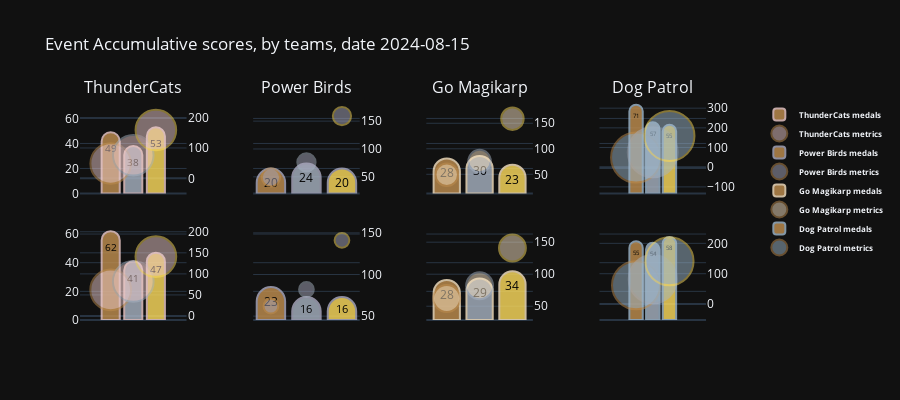

The code cell stored with this chart in its notebook:
### Code cell
# scatter bubbles at 70% of its size
score_figure(df_eventteams_scores, 'accumulative', legend=True, scale=7, scatter_opacity = 0.7)

### Figure 1 — Plotly figure (JSON) as saved in the notebook; plotly's stock layout.template omitted (floating-point values rounded to 4 significant figures)
{"data": [{"customdata": [[49, "bronze", 49], [38, "silver", 76], [53, "gold", 159]], "hovertemplate": "<br><i>Total medals</i>: %{customdata[0]} %{customdata[1]}<br><i>Medal score</i>: %{customdata[2]} points", "legendgroup": "ThunderCats bar", "marker": {"color": ["rgb(194, 144, 80)", "rgb(169, 180, 195)", "rgb(255, 222, 94)", "rgb(0, 0, 0)"], "line": {"color": "rgb(240,205,204)", "width": 2}}, "name": "<b>ThunderCats medals</b>", "opacity": 0.8, "showlegend": true, "text": [49, 38, 53], "textangle": 0, "textfont": {"color": "black"}, "textposition": "inside", "type": "bar", "x": ["Bronze", "Silver", "Gold"], "xaxis": "x", "y": [49, 38, 53], "yaxis": "y"}, {"customdata": [[35, 76.09, 184, 284], [27, 76.09, 184, 284], [37, 76.09, 184, 284]], "hovertemplate": "<br><i>Medal distribution</i>: %{customdata[0]}%<br><i>Participation</i>: %{customdata[1]}%<br><i>Team players</i>: %{customdata[2]}<br><br><b>Team Score</b>: %{customdata[3]}", "legendgroup": "ThunderCats scatter", "marker": {"color": "rgb(240,205,204)", "line": {"color": ["rgb(194, 144, 80)", "rgb(169, 180, 195)", "rgb(255, 222, 94)"], "width": 2}, "size": [40.57, 40.57, 40.57]}, "mode": "markers", "name": "<b>ThunderCats metrics</b>", "opacity": 0.7, "showlegend": true, "type": "scatter", "x": ["Bronze", "Silver", "Gold"], "xaxis": "x", "y": [49, 76, 159], "yaxis": "y2"}, {"customdata": [[20, "bronze", 20], [24, "silver", 48], [20, "gold", 60]], "hovertemplate": "<br><i>Total medals</i>: %{customdata[0]} %{customdata[1]}<br><i>Medal score</i>: %{customdata[2]} points", "legendgroup": "Power Birds bar", "marker": {"color": ["rgb(194, 144, 80)", "rgb(169, 180, 195)", "rgb(255, 222, 94)", "rgb(0, 0, 0)"], "line": {"color": "rgb(173,172,194)", "width": 2}}, "name": "<b>Power Birds medals</b>", "opacity": 0.8, "showlegend": true, "text": [20, 24, 20], "textangle": 0, "textfont": {"color": "black"}, "textposition": "inside", "type": "bar", "x": ["Bronze", "Silver", "Gold"], "xaxis": "x2", "y": [20, 24, 20], "yaxis": "y3"}, {"customdata": [[31, 79.01, 81, 128], [37, 79.01, 81, 128], [31, 79.01, 81, 128]], "hovertemplate": "<br><i>Medal distribution</i>: %{customdata[0]}%<br><i>Participation</i>: %{customdata[1]}%<br><i>Team players</i>: %{customdata[2]}<br><br><b>Team Score</b>: %{customdata[3]}", "legendgroup": "Power Birds scatter", "marker": {"color": "rgb(173,172,194)", "line": {"color": ["rgb(194, 144, 80)", "rgb(169, 180, 195)", "rgb(255, 222, 94)"], "width": 2}, "size": [18.29, 18.29, 18.29]}, "mode": "markers", "name": "<b>Power Birds metrics</b>", "opacity": 0.7, "showlegend": true, "type": "scatter", "x": ["Bronze", "Silver", "Gold"], "xaxis": "x2", "y": [49, 76, 159], "yaxis": "y4"}, {"customdata": [[28, "bronze", 28], [30, "silver", 60], [23, "gold", 69]], "hovertemplate": "<br><i>Total medals</i>: %{customdata[0]} %{customdata[1]}<br><i>Medal score</i>: %{customdata[2]} points", "legendgroup": "Go Magikarp bar", "marker": {"color": ["rgb(194, 144, 80)", "rgb(169, 180, 195)", "rgb(255, 222, 94)", "rgb(0, 0, 0)"], "line": {"color": "rgb(251,230,197)", "width": 2}}, "name": "<b>Go Magikarp medals</b>", "opacity": 0.8, "showlegend": true, "text": [28, 30, 23], "textangle": 0, "textfont": {"color": "black"}, "textposition": "inside", "type": "bar", "x": ["Bronze", "Silver", "Gold"], "xaxis": "x3", "y": [28, 30, 23], "yaxis": "y5"}, {"customdata": [[34, 73.64, 110, 157], [37, 73.64, 110, 157], [28, 73.64, 110, 157]], "hovertemplate": "<br><i>Medal distribution</i>: %{customdata[0]}%<br><i>Participation</i>: %{customdata[1]}%<br><i>Team players</i>: %{customdata[2]}<br><br><b>Team Score</b>: %{customdata[3]}", "legendgroup": "Go Magikarp scatter", "marker": {"color": "rgb(251,230,197)", "line": {"color": ["rgb(194, 144, 80)", "rgb(169, 180, 195)", "rgb(255, 222, 94)"], "width": 2}, "size": [22.43, 22.43, 22.43]}, "mode": "markers", "name": "<b>Go Magikarp metrics</b>", "opacity": 0.7, "showlegend": true, "type": "scatter", "x": ["Bronze", "Silver", "Gold"], "xaxis": "x3", "y": [49, 76, 159], "yaxis": "y6"}, {"customdata": [[71, "bronze", 71], [57, "silver", 114], [55, "gold", 165]], "hovertemplate": "<br><i>Total medals</i>: %{customdata[0]} %{customdata[1]}<br><i>Medal score</i>: %{customdata[2]} points", "legendgroup": "Dog Patrol bar", "marker": {"color": ["rgb(194, 144, 80)", "rgb(169, 180, 195)", "rgb(255, 222, 94)", "rgb(0, 0, 0)"], "line": {"color": "rgb(160,185,205)", "width": 2}}, "name": "<b>Dog Patrol medals</b>", "opacity": 0.8, "showlegend": true, "text": [71, 57, 55], "textangle": 0, "textfont": {"color": "black"}, "textposition": "inside", "type": "bar", "x": ["Bronze", "Silver", "Gold"], "xaxis": "x4", "y": [71, 57, 55], "yaxis": "y7"}, {"customdata": [[38, 77.54, 236, 350], [31, 77.54, 236, 350], [30, 77.54, 236, 350]], "hovertemplate": "<br><i>Medal distribution</i>: %{customdata[0]}%<br><i>Participation</i>: %{customdata[1]}%<br><i>Team players</i>: %{customdata[2]}<br><br><b>Team Score</b>: %{customdata[3]}", "legendgroup": "Dog Patrol scatter", "marker": {"color": "rgb(160,185,205)", "line": {"color": ["rgb(194, 144, 80)", "rgb(169, 180, 195)", "rgb(255, 222, 94)"], "width": 2}, "size": [50, 50, 50]}, "mode": "markers", "name": "<b>Dog Patrol metrics</b>", "opacity": 0.7, "showlegend": true, "type": "scatter", "x": ["Bronze", "Silver", "Gold"], "xaxis": "x4", "y": [49, 76, 159], "yaxis": "y8"}, {"customdata": [[62, "bronze", 62], [41, "silver", 82], [47, "gold", 141]], "hovertemplate": "<br><i>Total medals</i>: %{customdata[0]} %{customdata[1]}<br><i>Medal score</i>: %{customdata[2]} points", "legendgroup": "ThunderCats bar", "marker": {"color": ["rgb(194, 144, 80)", "rgb(169, 180, 195)", "rgb(255, 222, 94)", "rgb(0, 0, 0)"], "line": {"color": "rgb(240,205,204)", "width": 2}}, "name": "<b>ThunderCats medals</b>", "opacity": 0.8, "showlegend": false, "text": [62, 41, 47], "textangle": 0, "textfont": {"color": "black"}, "textposition": "inside", "type": "bar", "x": ["Bronze", "Silver", "Gold"], "xaxis": "x5", "y": [62, 41, 47], "yaxis": "y9"}, {"customdata": [[41, 81.52, 184, 285], [27, 81.52, 184, 285], [31, 81.52, 184, 285]], "hovertemplate": "<br><i>Medal distribution</i>: %{customdata[0]}%<br><i>Participation</i>: %{customdata[1]}%<br><i>Team players</i>: %{customdata[2]}<br><br><b>Team Score</b>: %{customdata[3]}", "legendgroup": "ThunderCats scatter", "marker": {"color": "rgb(240,205,204)", "line": {"color": ["rgb(194, 144, 80)", "rgb(169, 180, 195)", "rgb(255, 222, 94)"], "width": 2}, "size": [40.71, 40.71, 40.71]}, "mode": "markers", "name": "<b>ThunderCats metrics</b>", "opacity": 0.7, "showlegend": false, "type": "scatter", "x": ["Bronze", "Silver", "Gold"], "xaxis": "x5", "y": [62, 82, 141], "yaxis": "y10"}, {"customdata": [[23, "bronze", 23], [16, "silver", 32], [16, "gold", 48]], "hovertemplate": "<br><i>Total medals</i>: %{customdata[0]} %{customdata[1]}<br><i>Medal score</i>: %{customdata[2]} points", "legendgroup": "Power Birds bar", "marker": {"color": ["rgb(194, 144, 80)", "rgb(169, 180, 195)", "rgb(255, 222, 94)", "rgb(0, 0, 0)"], "line": {"color": "rgb(173,172,194)", "width": 2}}, "name": "<b>Power Birds medals</b>", "opacity": 0.8, "showlegend": false, "text": [23, 16, 16], "textangle": 0, "textfont": {"color": "black"}, "textposition": "inside", "type": "bar", "x": ["Bronze", "Silver", "Gold"], "xaxis": "x6", "y": [23, 16, 16], "yaxis": "y11"}, {"customdata": [[41, 67.9, 81, 103], [29, 67.9, 81, 103], [29, 67.9, 81, 103]], "hovertemplate": "<br><i>Medal distribution</i>: %{customdata[0]}%<br><i>Participation</i>: %{customdata[1]}%<br><i>Team players</i>: %{customdata[2]}<br><br><b>Team Score</b>: %{customdata[3]}", "legendgroup": "Power Birds scatter", "marker": {"color": "rgb(173,172,194)", "line": {"color": ["rgb(194, 144, 80)", "rgb(169, 180, 195)", "rgb(255, 222, 94)"], "width": 2}, "size": [14.71, 14.71, 14.71]}, "mode": "markers", "name": "<b>Power Birds metrics</b>", "opacity": 0.7, "showlegend": false, "type": "scatter", "x": ["Bronze", "Silver", "Gold"], "xaxis": "x6", "y": [62, 82, 141], "yaxis": "y12"}, {"customdata": [[28, "bronze", 28], [29, "silver", 58], [34, "gold", 102]], "hovertemplate": "<br><i>Total medals</i>: %{customdata[0]} %{customdata[1]}<br><i>Medal score</i>: %{customdata[2]} points", "legendgroup": "Go Magikarp bar", "marker": {"color": ["rgb(194, 144, 80)", "rgb(169, 180, 195)", "rgb(255, 222, 94)", "rgb(0, 0, 0)"], "line": {"color": "rgb(251,230,197)", "width": 2}}, "name": "<b>Go Magikarp medals</b>", "opacity": 0.8, "showlegend": false, "text": [28, 29, 34], "textangle": 0, "textfont": {"color": "black"}, "textposition": "inside", "type": "bar", "x": ["Bronze", "Silver", "Gold"], "xaxis": "x7", "y": [28, 29, 34], "yaxis": "y13"}, {"customdata": [[30, 82.73, 110, 188], [31, 82.73, 110, 188], [37, 82.73, 110, 188]], "hovertemplate": "<br><i>Medal distribution</i>: %{customdata[0]}%<br><i>Participation</i>: %{customdata[1]}%<br><i>Team players</i>: %{customdata[2]}<br><br><b>Team Score</b>: %{customdata[3]}", "legendgroup": "Go Magikarp scatter", "marker": {"color": "rgb(251,230,197)", "line": {"color": ["rgb(194, 144, 80)", "rgb(169, 180, 195)", "rgb(255, 222, 94)"], "width": 2}, "size": [26.86, 26.86, 26.86]}, "mode": "markers", "name": "<b>Go Magikarp metrics</b>", "opacity": 0.7, "showlegend": false, "type": "scatter", "x": ["Bronze", "Silver", "Gold"], "xaxis": "x7", "y": [62, 82, 141], "yaxis": "y14"}, {"customdata": [[55, "bronze", 55], [54, "silver", 108], [58, "gold", 174]], "hovertemplate": "<br><i>Total medals</i>: %{customdata[0]} %{customdata[1]}<br><i>Medal score</i>: %{customdata[2]} points", "legendgroup": "Dog Patrol bar", "marker": {"color": ["rgb(194, 144, 80)", "rgb(169, 180, 195)", "rgb(255, 222, 94)", "rgb(0, 0, 0)"], "line": {"color": "rgb(160,185,205)", "width": 2}}, "name": "<b>Dog Patrol medals</b>", "opacity": 0.8, "showlegend": false, "text": [55, 54, 58], "textangle": 0, "textfont": {"color": "black"}, "textposition": "inside", "type": "bar", "x": ["Bronze", "Silver", "Gold"], "xaxis": "x8", "y": [55, 54, 58], "yaxis": "y15"}, {"customdata": [[32, 70.76, 236, 337], [32, 70.76, 236, 337], [34, 70.76, 236, 337]], "hovertemplate": "<br><i>Medal distribution</i>: %{customdata[0]}%<br><i>Participation</i>: %{customdata[1]}%<br><i>Team players</i>: %{customdata[2]}<br><br><b>Team Score</b>: %{customdata[3]}", "legendgroup": "Dog Patrol scatter", "marker": {"color": "rgb(160,185,205)", "line": {"color": ["rgb(194, 144, 80)", "rgb(169, 180, 195)", "rgb(255, 222, 94)"], "width": 2}, "size": [48.14, 48.14, 48.14]}, "mode": "markers", "name": "<b>Dog Patrol metrics</b>", "opacity": 0.7, "showlegend": false, "type": "scatter", "x": ["Bronze", "Silver", "Gold"], "xaxis": "x8", "y": [62, 82, 141], "yaxis": "y16"}], "layout": {"annotations": [{"font": {"size": 16}, "showarrow": false, "text": "ThunderCats", "x": 0.08, "xanchor": "center", "xref": "paper", "y": 1, "yanchor": "bottom", "yref": "paper"}, {"font": {"size": 16}, "showarrow": false, "text": "Power Birds", "x": 0.34, "xanchor": "center", "xref": "paper", "y": 1, "yanchor": "bottom", "yref": "paper"}, {"font": {"size": 16}, "showarrow": false, "text": "Go Magikarp", "x": 0.6, "xanchor": "center", "xref": "paper", "y": 1, "yanchor": "bottom", "yref": "paper"}, {"font": {"size": 16}, "showarrow": false, "text": "Dog Patrol", "x": 0.86, "xanchor": "center", "xref": "paper", "y": 1, "yanchor": "bottom", "yref": "paper"}], "barcornerradius": "50%", "barmode": "group", "height": 400, "hoverlabel": {"align": "right"}, "hovermode": "x unified", "legend": {"font": {"size": 8}, "tracegroupgap": 0}, "title": {"text": "Event Accumulative scores, by teams, date 2024-08-15"}, "width": 900, "xaxis": {"anchor": "y", "autorange": true, "categoryarray": ["gold", "silver", "bronze"], "categoryorder": "array", "domain": [0, 0.16], "matches": "x5", "range": [1.591, 6.409], "showspikes": false, "showticklabels": false, "type": "category"}, "xaxis2": {"anchor": "y3", "autorange": true, "categoryarray": ["gold", "silver", "bronze"], "categoryorder": "array", "domain": [0.26, 0.42], "matches": "x6", "range": [2.5, 5.5], "showspikes": false, "showticklabels": false, "type": "category"}, "xaxis3": {"anchor": "y5", "autorange": true, "categoryarray": ["gold", "silver", "bronze"], "categoryorder": "array", "domain": [0.52, 0.68], "matches": "x7", "range": [2.276, 5.724], "showspikes": false, "showticklabels": false, "type": "category"}, "xaxis4": {"anchor": "y7", "autorange": true, "categoryarray": ["gold", "silver", "bronze"], "categoryorder": "array", "domain": [0.78, 0.94], "matches": "x8", "range": [0.7163, 7.284], "showspikes": false, "showticklabels": false, "type": "category"}, "xaxis5": {"anchor": "y9", "autorange": true, "categoryarray": ["gold", "silver", "bronze"], "categoryorder": "array", "domain": [0, 0.16], "range": [1.591, 6.409], "showspikes": false, "showticklabels": false, "type": "category"}, "xaxis6": {"anchor": "y11", "autorange": true, "categoryarray": ["gold", "silver", "bronze"], "categoryorder": "array", "domain": [0.26, 0.42], "range": [2.5, 5.5], "showspikes": false, "showticklabels": false, "type": "category"}, "xaxis7": {"anchor": "y13", "autorange": true, "categoryarray": ["gold", "silver", "bronze"], "categoryorder": "array", "domain": [0.52, 0.68], "range": [2.276, 5.724], "showspikes": false, "showticklabels": false, "type": "category"}, "xaxis8": {"anchor": "y15", "autorange": true, "categoryarray": ["gold", "silver", "bronze"], "categoryorder": "array", "domain": [0.78, 0.94], "range": [0.7163, 7.284], "showspikes": false, "showticklabels": false, "type": "category"}, "yaxis": {"anchor": "x", "autorange": true, "domain": [0.575, 1], "range": [0, 74.74], "type": "linear"}, "yaxis10": {"anchor": "x5", "autorange": true, "overlaying": "y9", "range": [-9.551, 212.6], "side": "right", "type": "linear"}, "yaxis11": {"anchor": "x6", "autorange": true, "domain": [0, 0.425], "matches": "y9", "range": [0, 65.26], "showticklabels": false, "type": "linear"}, "yaxis12": {"anchor": "x6", "autorange": true, "overlaying": "y11", "range": [45.33, 157.7], "side": "right", "type": "linear"}, "yaxis13": {"anchor": "x7", "autorange": true, "domain": [0, 0.425], "matches": "y9", "range": [0, 65.26], "showticklabels": false, "type": "linear"}, "yaxis14": {"anchor": "x7", "autorange": true, "overlaying": "y13", "range": [28.48, 174.5], "side": "right", "type": "linear"}, "yaxis15": {"anchor": "x8", "autorange": true, "domain": [0, 0.425], "matches": "y9", "range": [0, 65.26], "showticklabels": false, "type": "linear"}, "yaxis16": {"anchor": "x8", "autorange": true, "overlaying": "y15", "range": [-52.57, 255.6], "side": "right", "type": "linear"}, "yaxis2": {"anchor": "x", "autorange": true, "overlaying": "y", "range": [-49.8, 257.8], "side": "right", "type": "linear"}, "yaxis3": {"anchor": "x2", "autorange": true, "domain": [0.575, 1], "matches": "y", "range": [0, 74.74], "showticklabels": false, "type": "linear"}, "yaxis4": {"anchor": "x2", "autorange": true, "overlaying": "y3", "range": [20.1, 187.9], "side": "right", "type": "linear"}, "yaxis5": {"anchor": "x3", "autorange": true, "domain": [0.575, 1], "matches": "y", "range": [0, 74.74], "showticklabels": false, "type": "linear"}, "yaxis6": {"anchor": "x3", "autorange": true, "overlaying": "y5", "range": [12.36, 195.6], "side": "right", "type": "linear"}, "yaxis7": {"anchor": "x4", "autorange": true, "domain": [0.575, 1], "matches": "y", "range": [0, 74.74], "showticklabels": false, "type": "linear"}, "yaxis8": {"anchor": "x4", "autorange": true, "overlaying": "y7", "range": [-133.5, 341.5], "side": "right", "type": "linear"}, "yaxis9": {"anchor": "x5", "autorange": true, "domain": [0, 0.425], "range": [0, 65.26], "type": "linear"}}}
